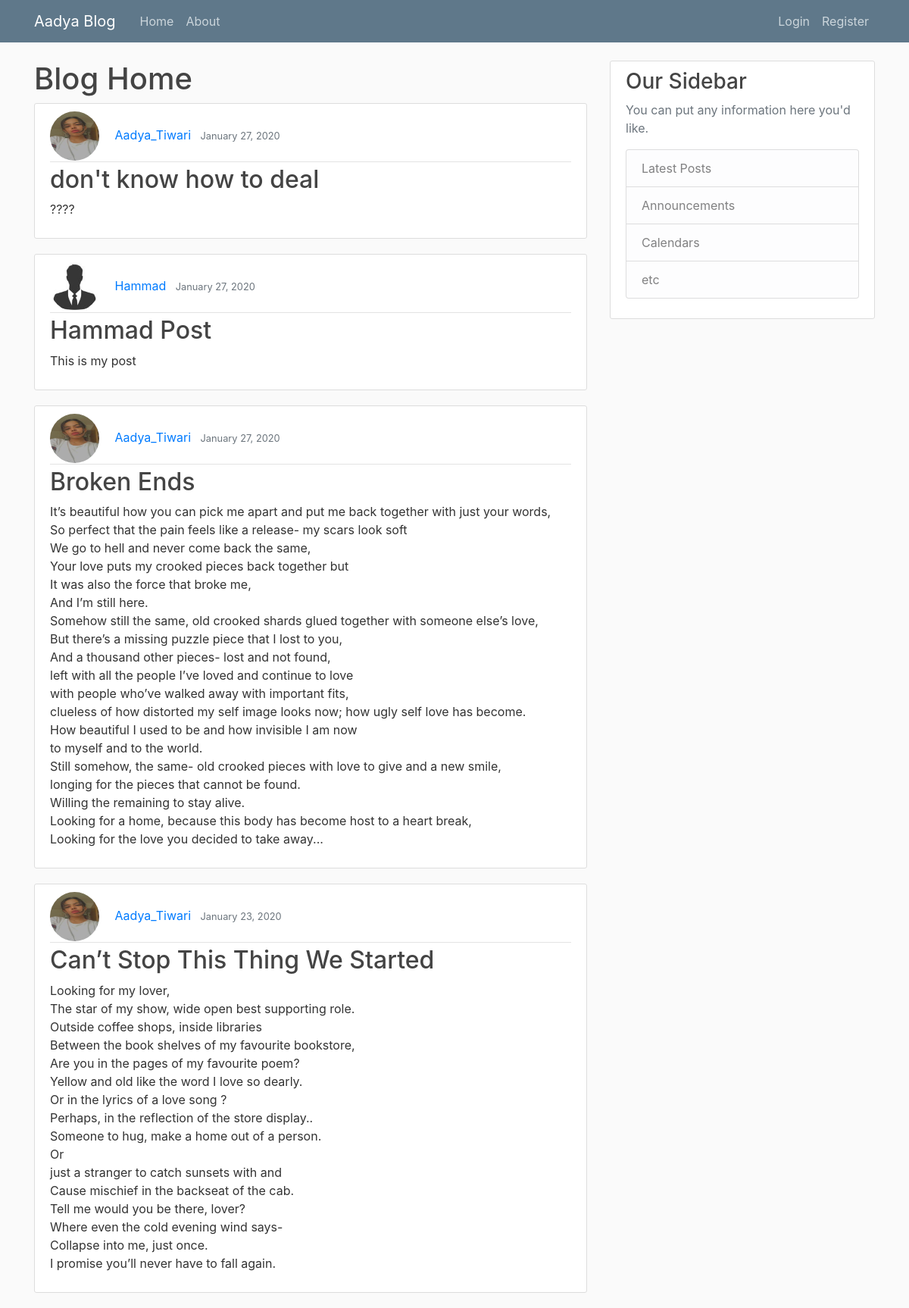
The app's page /, older data.
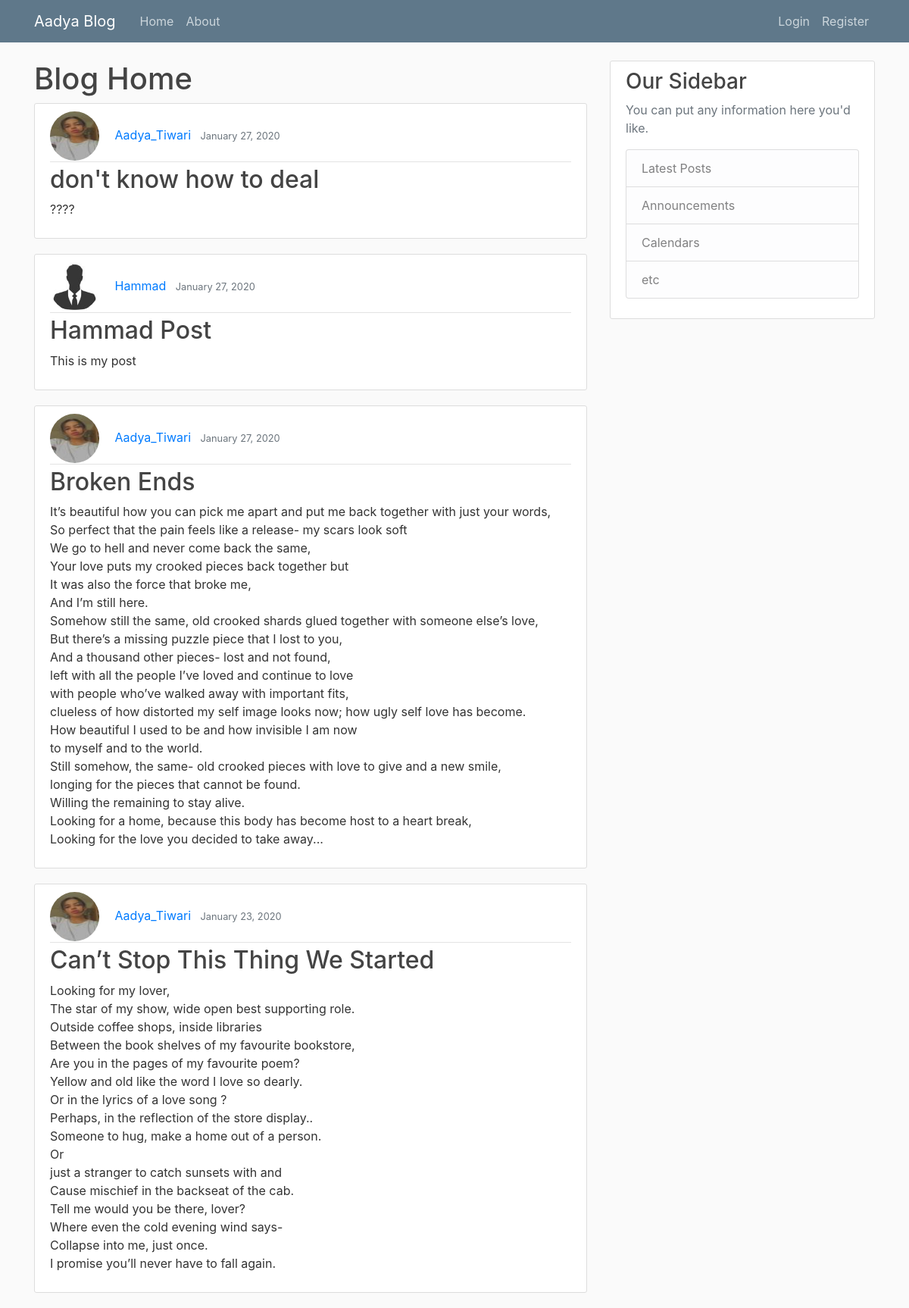
The same page, newer data.
### blog/models.py (models this page shows, shortened)
class Post(models.Model):
    title = models.CharField(max_length=100)
    content = models.TextField()
    date_posted = models.DateTimeField(default=timezone.now)
    author= models.ForeignKey(User, on_delete=models.CASCADE)

### users/models.py (models this page shows, shortened)
class Profile(models.Model):
    user = models.OneToOneField(User, on_delete=models.CASCADE)
    image = models.ImageField(default='default.jpg', upload_to='profile_pics')

### blog/views.py (the view)
# urls.py: path('', PostListView.as_view(), name='blog-home'),
class PostListView(ListView):
    model = Post
    template_name = 'blog/home.html' # <app>/model_<viewtype>/html
    context_object_name = 'posts' # context are called posts
    ordering = ['-date_posted'] #To order the posts, newst first
    paginate_by = 5 #That many posts per page

### blog/templates/blog/home.html (shortened to what this page needs)
{% extends "blog/base.html" %}
{% block content%}
    <h1>Blog Home</h1>
    {% for post in posts %}
        <article class="media content-section">
          <div class="media-body">
            <div class="article-metadata">
                <img class="rounded-circle article-img" src ="{{ post.author.profile.image.url}}">
              <a class="mr-2" href="{% url 'user-posts' post.author.username %}">{{ post.author }}</a>
              <small class="text-muted">{{ post.date_posted|date:"F d, Y" }}</small>
            </div>
            <h2><a class="article-title" href=" {% url 'post-detail' post.id %}">{{ post.title }}</a></h2>
            <p class="article-content">{{ post.content }}</p>
          </div>
        </article>
    {% endfor %}
{% endblock content %}

Row changes from the older to the newer data that the page shows:
changed through a linked row, Post "don't know how to deal": author.profile.image: a different picture
changed through a linked row, Post "Broken Ends": author.profile.image: a different picture
changed through a linked row, Post "Can’t Stop This Thing We Started": author.profile.image: a different picture
